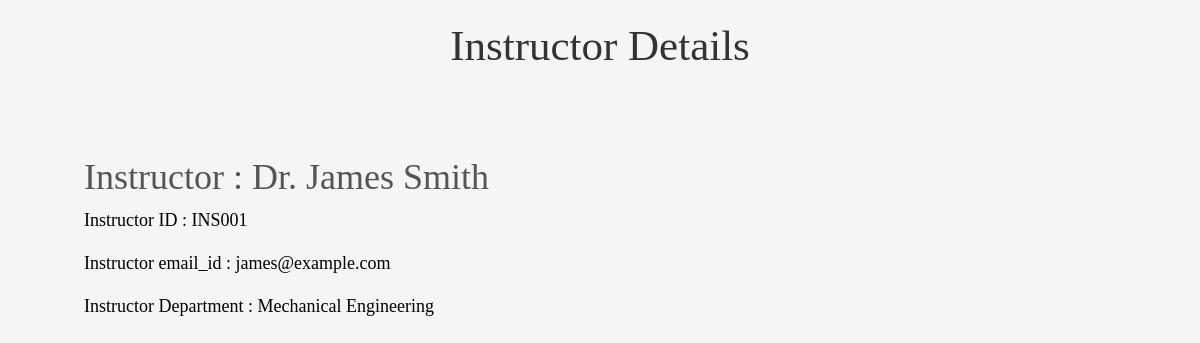
/instructor/INS001/, run on the app's committed database.
### students/models.py (models this page shows, shortened)
class Instructor(models.Model):
    instructor_id = models.CharField(max_length = 20, primary_key = True)
    instructor_name = models.CharField(max_length = 100)
    instructor_email = models.EmailField(max_length = 100, unique = True)
    instructor_dept = models.ForeignKey(Dept, on_delete = models.CASCADE)
    course_taught = models.ManyToManyField('Course', blank=True)

class Dept(models.Model):
    dept_name = models.CharField(max_length = 40)
    def __str__(self):
        return self.dept_name

### students/views.py (the view)
# urls.py: path('instructor/<str:instructor_id>/', views.instructor, name='instructor'),
def instructor(request, instructor_id):
    instructor = get_object_or_404(Instructor, instructor_id= instructor_id)
    return render(request, 'instructor.html', {'instructor':instructor})

### students/templates/instructor.html (shortened to what this page needs)
{% extends 'base.html' %}
{% block content %}
<div class="instructor-page">
    <h1 style="text-align: center; color: #333333; margin: 20px;"> Instructor Details </h1>
    <div class="instructor-data">
        {% if instructor %}
            <h3 class="s"> Instructor : {{ instructor.instructor_name }}</h3>
            <p> Instructor ID : {{ instructor.instructor_id }} </p>
            <p> Instructor email_id : {{ instructor.instructor_email }} </p>
            <p> Instructor Department : {{ instructor.instructor_dept }}  </p>
        {% else %}
            <p> No instructor found. </p>
        {% endif %}
    </div>
</div>
{% endblock %}

### students/templates/base.html (style rules this page uses)
body { background-color: #F5F5F5; font-family: 'Times New Roman', Times, serif; color: black; }
.instructor-data { margin: 7%; line-height: 1.5; font-family: 'Times New Roman', Times, serif; font-size: 18px; }
.s { font-size: 36px; color: #555555; font-family: 'Times New Roman', Times, serif; }
h1 { font-size: 43px; }

### data on the page
Instructor: instructor_name "Dr. James Smith", instructor_id "INS001", instructor_email "james@example.com", instructor_dept "Mechanical Engineering"
